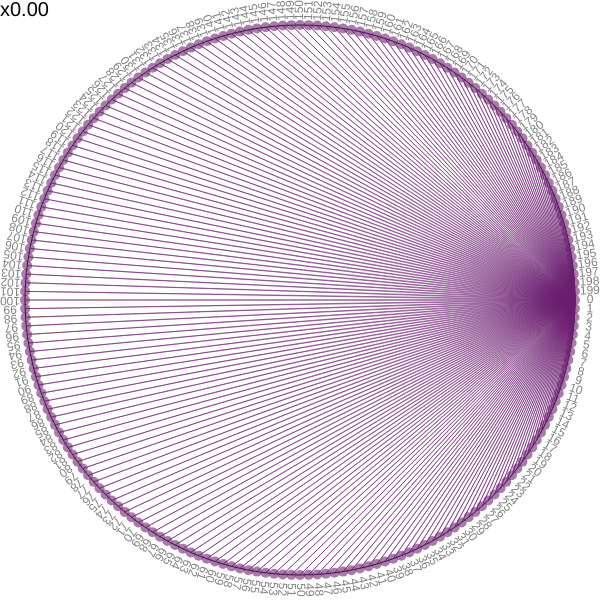
Frame 1 (no input)
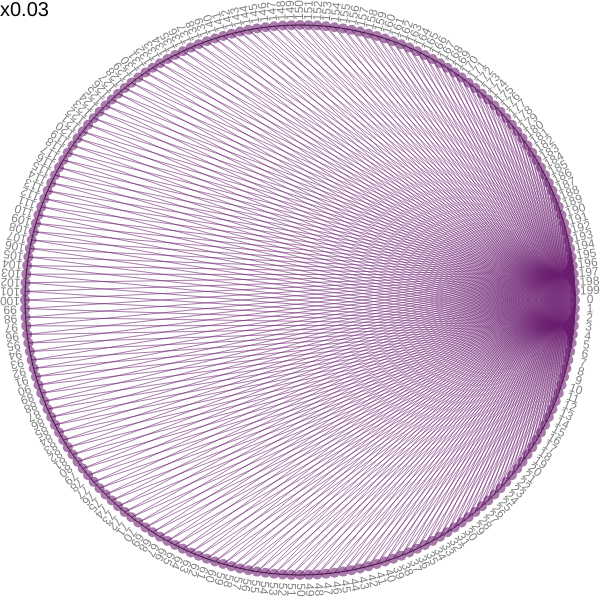
Frame 60 (no input)
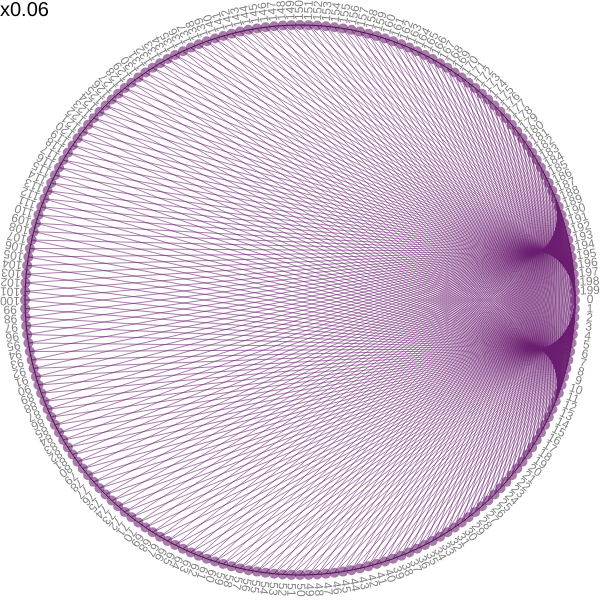
Frame 120 (the mouse pressed at the canvas centre since frame 60)

The p5.js sketch that drew these frames (run headless with seeded random() and noise() and a simulated clock; from frame 60 on, the mouse is pressed at the canvas centre):

// p5.js sketch
// ── sketch.js
const DIAMETRO = 550;
const RADIO = DIAMETRO / 2;

let tabla_de_multiplicar = 0;
let tabulación_máxima = 200;
let divisiones_del_circulo = 200;

let color_lineas;

function setup() {
  createCanvas(DIAMETRO + 50, DIAMETRO + 50);
  color_lineas = color(random(150), random(150), random(150), 150);
}

function draw() {
  tabla_de_multiplicar += 0.0005;
  clear();
  push();
  textAlign(LEFT, TOP);
  textSize(20);
  text("x" + tabla_de_multiplicar.toFixed(2), 0, 0);
  pop();
  translate(width / 2, height / 2); //Trasladamos el origen al centro del canvas
  push(); //Guarda las propiedades de dibujo del momento
  stroke("black");
  noFill();
  circle(0, 0, DIAMETRO);
  pop(); //Reestablece las propiedades de dibujo
  push();
  stroke(color_lineas);
  strokeWeight(10);
  for (let i = 0; i < divisiones_del_circulo; i++) {
    let angulo = (2 * PI * i) / divisiones_del_circulo;
    let x = RADIO * cos(angulo);
    let y = RADIO * sin(angulo);
    point(x, y);
    push();
    fill("gray");
    noStroke();
    textAlign(CENTER, CENTER);
    let pos_texto = createVector(x, y);
    pos_texto.add(pos_texto.copy().normalize().mult(15));
    translate(pos_texto.x, pos_texto.y);
    rotate(pos_texto.heading());
    text(i, 0, 0);
    pop();
  }
  pop();
  push();
  stroke(color_lineas);
  for (let i = -tabulación_máxima; i < tabulación_máxima; i++) {
    let producto = i * tabla_de_multiplicar;
    let angulo = (2 * PI * i) / divisiones_del_circulo;
    let x = RADIO * cos(angulo);
    let y = RADIO * sin(angulo);
    let angulo2 = (2 * PI * producto) / divisiones_del_circulo;
    let x2 = RADIO * cos(angulo2);
    let y2 = RADIO * sin(angulo2);
    line(x, y, x2, y2);
  }
  pop();
}

// ── style.css
body {
  padding: 0;
  margin: 0;
  min-height: 100vh;
  display: flex;
  justify-content: center;
  align-items: center;
}

canvas {
  border: 1px solid lightgray;
  box-shadow: 5px 5px 5px rgba(0, 0, 0, 0.25);
}
